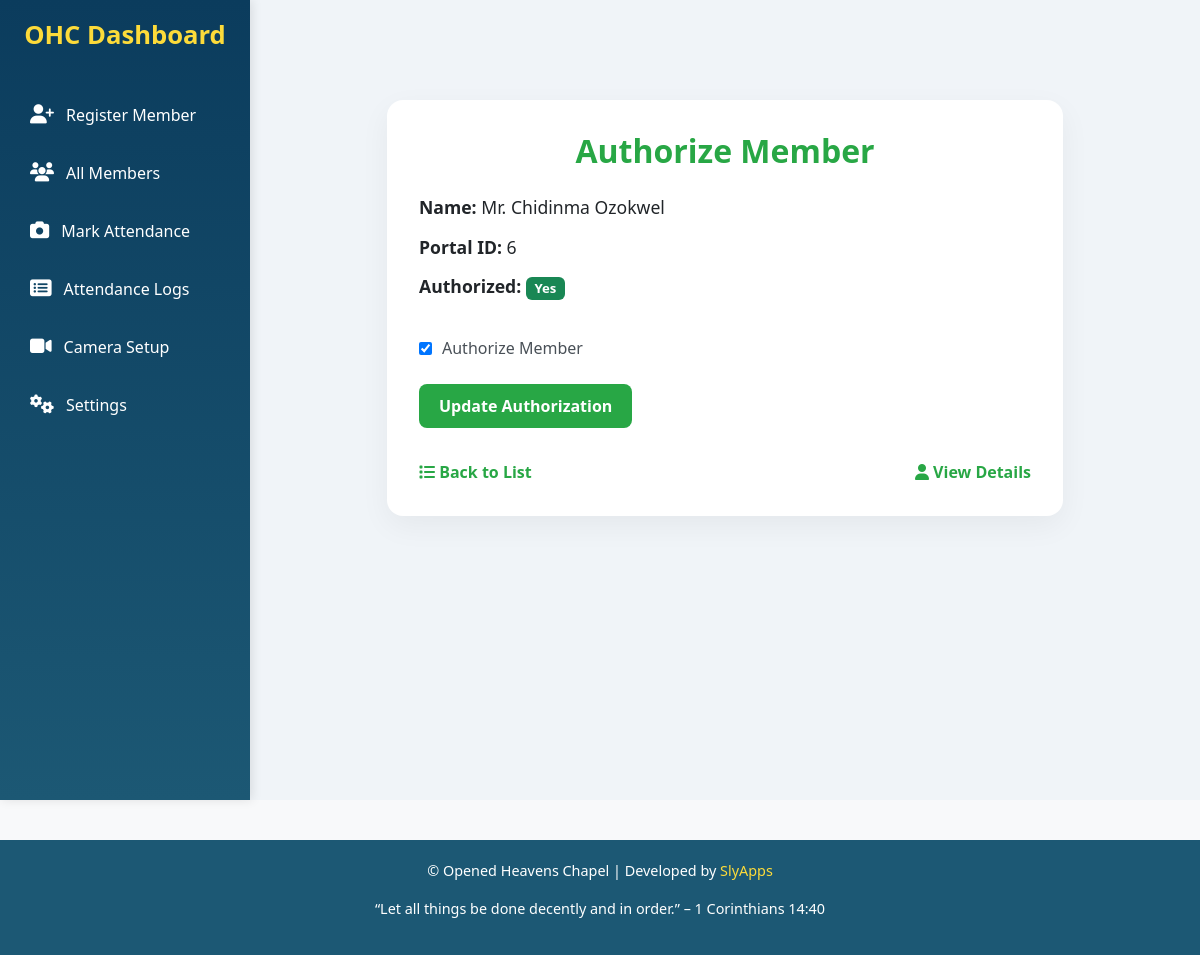
Screenshot of /persons/4/authorize/ with the database file from the repository.
### churchOffice/models.py (models this page shows, shortened)
class Person(models.Model):
    name = models.CharField(max_length=255)
    portal_id = models.CharField(max_length=100)
    image = models.ImageField(upload_to='person_images/', null=True, blank=True)
    authorized = models.BooleanField(default=False)

### churchOffice/views.py (the view)
# urls.py: path('persons/<int:pk>/authorize/', views.person_authorize, name='person_authorize'),
def person_authorize(request, pk):
    person = get_object_or_404(Person, pk=pk)
    if request.method == 'POST':
        authorized = request.POST.get('authorized', False)
        person.authorized = bool(authorized)
        person.save()
        return redirect('person_detail', pk=pk)
    return render(request, 'user_authorize.html', {'person': person})

### templates/user_authorize.html (shortened to what this page needs)
{% extends "base.html" %}
{% block content %}
<div class="container">
    <div class="card">
        <h1 class="card-title">Authorize Member</h1>
        <div class="student-details">
            <div class="detail"><strong>Name:</strong> {{ person.name }}</div>
            <div class="detail"><strong>Portal ID:</strong> {{ person.portal_id }}</div>
            <div class="detail"><strong>Authorized:</strong>
                {% if person.authorized %}
                    <span class="badge bg-success">Yes</span>
                {% else %}
                    <span class="badge bg-secondary">No</span>
                {% endif %}
            </div>
        </div>
        <form method="post">
            <div class="form-group">
                <input type="checkbox" id="authorized" name="authorized" {% if person.authorized %} checked {% endif %}>
                <label for="authorized">Authorize Member</label>
            </div>
            <button type="submit">Update Authorization</button>
        </form>
        <div class="actions">
            <a href="{% url 'person_list' %}"><i class="fas fa-list"></i> Back to List</a>
            <a href="{% url 'person_detail' pk=person.pk %}"><i class="fas fa-user"></i> View Details</a>
        </div>
    </div>
</div>
{% endblock %}

### templates/base.html (style rules this page uses)
body, html { margin: 0; padding: 0; font-family: 'Poppins', sans-serif; background: #f4f7fa; color: #333; }

### templates/user_authorize.html (style rules this page uses)
body { background-color: #f8f9fa; font-family: 'Segoe UI', Tahoma, Geneva, Verdana, sans-serif; }
.container { margin-top: 60px; max-width: 700px; }
.card { border: none; border-radius: 1rem; box-shadow: 0 10px 30px rgba(0, 0, 0, 0.05); padding: 2rem; background-color: #fff; }
.card-title { font-size: 2rem; font-weight: bold; color: #28a745; margin-bottom: 1.5rem; text-align: center; }
.student-details .detail { font-size: 1.1rem; margin-bottom: 0.8rem; }
.form-group { margin: 1.5rem 0; display: flex; align-items: center; }
.form-group input[type="checkbox"] { margin-right: 10px; }
label { font-weight: 500; color: #495057; }
button[type="submit"] { background-color: #28a745; color: white; padding: 10px 20px; border: none; border-radius: 8px; font-weight: 600; transition: background-color 0.3s ease; }
.actions { margin-top: 2rem; display: flex; justify-content: space-between; }
.actions a { text-decoration: none; color: #28a745; font-weight: bold; transition: color 0.3s ease; }

### rows the page displays
Person: name "Mr. Chidinma Ozokwel", portal_id "6", authorized "☑"
